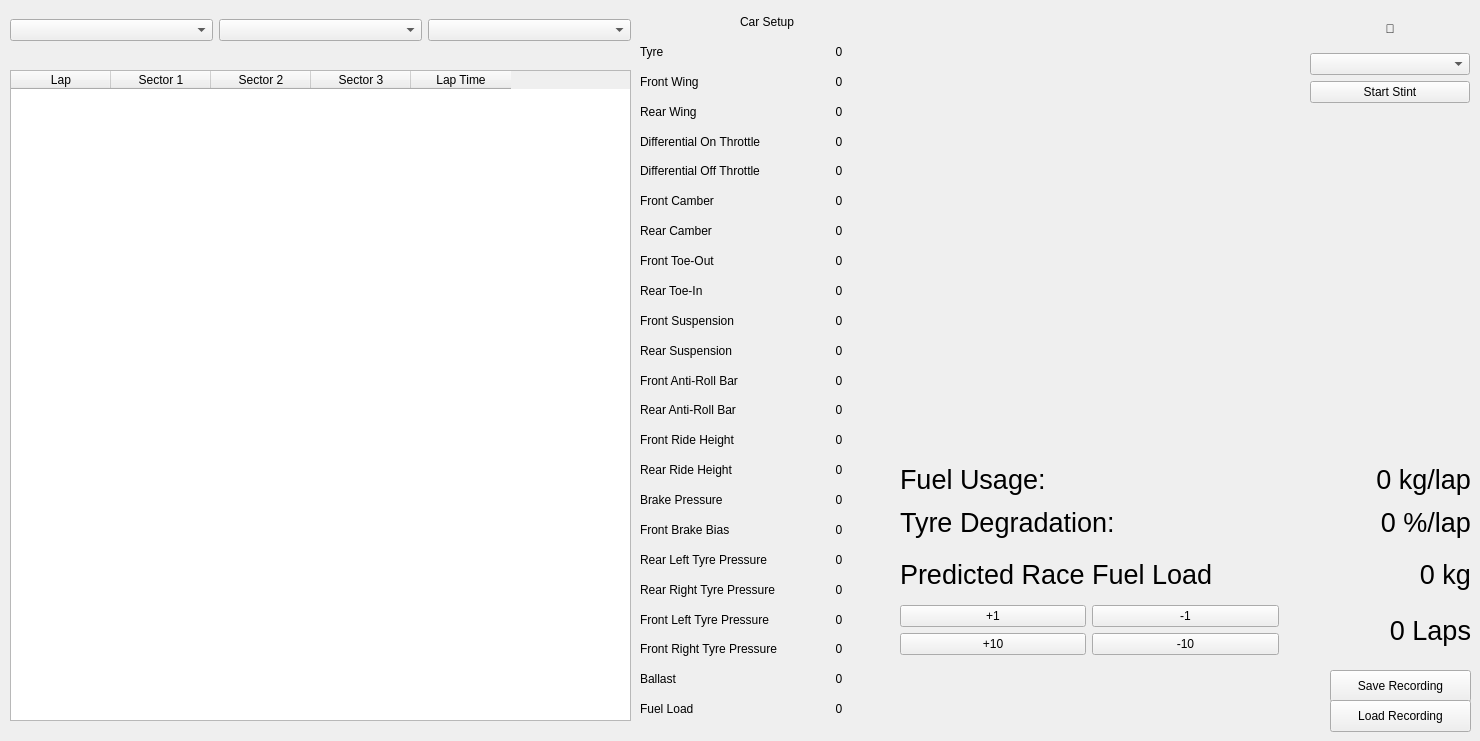
    <widget class="QWidget" name="lapRecordingTab">
     <attribute name="title">
      <string>Lap Recording</string>
     </attribute>
     <widget class="QTableWidget" name="tblRecordedLaps">
      <property name="geometry">
       <rect>
        <x>10</x>
        <y>70</y>
        <width>621</width>
        <height>651</height>
       </rect>
      </property>
      <attribute name="horizontalHeaderVisible">
       <bool>true</bool>
      </attribute>
      <attribute name="verticalHeaderVisible">
       <bool>false</bool>
      </attribute>
      <column>
       <property name="text">
        <string>Lap</string>
       </property>
      </column>
      <column>
       <property name="text">
        <string>Sector 1</string>
       </property>
      </column>
      <column>
       <property name="text">
        <string>Sector 2</string>
       </property>
      </column>
      <column>
       <property name="text">
        <string>Sector 3</string>
       </property>
      </column>
      <column>
       <property name="text">
        <string>Lap Time</string>
       </property>
      </column>
     </widget>
     <widget class="QPushButton" name="btnSaveRecording">
      <property name="geometry">
       <rect>
        <x>1330</x>
        <y>670</y>
        <width>141</width>
        <height>32</height>
       </rect>
      </property>
      <property name="text">
       <string>Save Recording</string>
      </property>
     </widget>
     <widget class="QPushButton" name="btnLoadRecording">
      <property name="geometry">
       <rect>
        <x>1330</x>
        <y>700</y>
        <width>141</width>
        <height>32</height>
       </rect>
      </property>
      <property name="text">
       <string>Load Recording</string>
      </property>
     </widget>
     <widget class="QWidget" name="gridLayoutWidget_5">
      <property name="geometry">
       <rect>
        <x>640</x>
        <y>10</y>
        <width>254</width>
        <height>711</height>
       </rect>
      </property>
      <layout class="QGridLayout" name="gridLayout_5">
       <item row="20" column="1">
        <widget class="QLabel" name="lblSetupFrontLeftTyrePressure">
         <property name="text">
          <string>0</string>
         </property>
         <property name="alignment">
          <set>Qt::AlignCenter</set>
         </property>
        </widget>
       </item>
       <item row="5" column="0">
        <widget class="QLabel" name="lblSetupDifferentialOffThrottleTitle">
         <property name="text">
          <string>Differential Off Throttle</string>
         </property>
        </widget>
       </item>
       <item row="22" column="0">
        <widget class="QLabel" name="lblSetupBallastTitle">
         <property name="text">
          <string>Ballast</string>
         </property>
        </widget>
       </item>
       <item row="2" column="1">
        <widget class="QLabel" name="lblSetupFrontWing">
         <property name="text">
          <string>0</string>
         </property>
         <property name="alignment">
          <set>Qt::AlignCenter</set>
         </property>
        </widget>
       </item>
       <item row="3" column="0">
        <widget class="QLabel" name="lblSetupRearWingTitle">
         <property name="text">
          <string>Rear Wing</string>
         </property>
        </widget>
       </item>
       <item row="14" column="1">
        <widget class="QLabel" name="lblSetupFrontRideHeight">
         <property name="text">
          <string>0</string>
         </property>
         <property name="alignment">
          <set>Qt::AlignCenter</set>
         </property>
        </widget>
       </item>
       <item row="22" column="1">
        <widget class="QLabel" name="lblSetupBallast">
         <property name="text">
          <string>0</string>
         </property>
         <property name="alignment">
          <set>Qt::AlignCenter</set>
         </property>
        </widget>
       </item>
       <item row="18" column="1">
        <widget class="QLabel" name="lblSetupRearLeftTyrePressure">
         <property name="text">
          <string>0</string>
         </property>
         <property name="alignment">
          <set>Qt::AlignCenter</set>
         </property>
        </widget>
       </item>
       <item row="2" column="0">
        <widget class="QLabel" name="lblSetupFrontWingTitle">
         <property name="text">
          <string>Front Wing</string>
         </property>
        </widget>
       </item>
       <item row="10" column="0">
        <widget class="QLabel" name="lblSetupFrontSuspensionTitle">
         <property name="text">
          <string>Front Suspension</string>
         </property>
        </widget>
       </item>
       <item row="5" column="1">
        <widget class="QLabel" name="lblSetupDifferentialOffThrottle">
         <property name="text">
          <string>0</string>
         </property>
         <property name="alignment">
          <set>Qt::AlignCenter</set>
         </property>
        </widget>
       </item>
       <item row="9" column="0">
        <widget class="QLabel" name="lblSetupRearToeTitle">
         <property name="text">
          <string>Rear Toe-In</string>
         </property>
        </widget>
       </item>
       <item row="15" column="1">
        <widget class="QLabel" name="lblSetupRearRideHeight">
         <property name="text">
          <string>0</string>
         </property>
         <property name="alignment">
          <set>Qt::AlignCenter</set>
         </property>
        </widget>
       </item>
       <item row="12" column="1">
        <widget class="QLabel" name="lblSetupFrontAntiRollBar">
         <property name="text">
          <string>0</string>
         </property>
         <property name="alignment">
          <set>Qt::AlignCenter</set>
         </property>
        </widget>
       </item>
       <item row="17" column="1">
        <widget class="QLabel" name="lblSetupBrakeBias">
         <property name="text">
          <string>0</string>
         </property>
         <property name="alignment">
          <set>Qt::AlignCenter</set>
         </property>
        </widget>
       </item>
       <item row="4" column="0">
        <widget class="QLabel" name="lblSetupDifferentialOnThrottleTitle">
         <property name="text">
          <string>Differential On Throttle</string>
         </property>
        </widget>
       </item>
       <item row="16" column="1">
        <widget class="QLabel" name="lblSetupBrakePressure">
         <property name="text">
          <string>0</string>
         </property>
         <property name="alignment">
          <set>Qt::AlignCenter</set>
         </property>
        </widget>
       </item>
       <item row="4" column="1">
        <widget class="QLabel" name="lblSetupDifferentialOnThrottle">
         <property name="text">
          <string>0</string>
         </property>
         <property name="alignment">
          <set>Qt::AlignCenter</set>
         </property>
        </widget>
       </item>
       <item row="20" column="0">
        <widget class="QLabel" name="lblSetupFrontLeftTyrePressureTitle">
         <property name="text">
          <string>Front Left Tyre Pressure</string>
         </property>
        </widget>
       </item>
       <item row="0" column="0" colspan="2">
        <widget class="QLabel" name="lblCarStatusTitle">
         <property name="text">
          <string>Car Setup</string>
         </property>
         <property name="alignment">
          <set>Qt::AlignCenter</set>
         </property>
        </widget>
       </item>
       <item row="7" column="1">
        <widget class="QLabel" name="lblSetupRearCamber">
         <property name="text">
          <string>0</string>
         </property>
         <property name="alignment">
          <set>Qt::AlignCenter</set>
         </property>
        </widget>
       </item>
       <item row="14" column="0">
        <widget class="QLabel" name="lblSetupFrontRideHeightTitle">
         <property name="text">
          <string>Front Ride Height</string>
         </property>
        </widget>
       </item>
       <item row="19" column="0">
        <widget class="QLabel" name="lblSetupRearRightTyrePressureTitle">
         <property name="text">
          <string>Rear Right Tyre Pressure</string>
         </property>
        </widget>
       </item>
       <item row="13" column="1">
        <widget class="QLabel" name="lblSetupRearAntiRollBar">
         <property name="text">
          <string>0</string>
         </property>
         <property name="alignment">
          <set>Qt::AlignCenter</set>
         </property>
        </widget>
       </item>
       <item row="18" column="0">
        <widget class="QLabel" name="lblSetupRearLeftTyrePressureTitle">
         <property name="text">
          <string>Rear Left Tyre Pressure</string>
         </property>
        </widget>
       </item>
       <item row="15" column="0">
        <widget class="QLabel" name="lblSetupRearRideHeightTitle">
         <property name="text">
          <string>Rear Ride Height</string>
         </property>
        </widget>
       </item>
       <item row="10" column="1">
        <widget class="QLabel" name="lblSetupFrontSuspension">
         <property name="text">
          <string>0</string>
         </property>
         <property name="alignment">
          <set>Qt::AlignCenter</set>
         </property>
        </widget>
       </item>
       <item row="13" column="0">
        <widget class="QLabel" name="lblSetupRearAntiRollBarTitle">
         <property name="text">
          <string>Rear Anti-Roll Bar</string>
         </property>
        </widget>
       </item>
       <item row="8" column="0">
        <widget class="QLabel" name="lblSetupFrontToeTitle">
         <property name="text">
          <string>Front Toe-Out</string>
         </property>
        </widget>
       </item>
       <item row="6" column="1">
        <widget class="QLabel" name="lblSetupFrontCamber">
         <property name="text">
          <string>0</string>
         </property>
         <property name="alignment">
          <set>Qt::AlignCenter</set>
         </property>
        </widget>
       </item>
       <item row="7" column="0">
        <widget class="QLabel" name="lblSetupRearCamberTitle">
         <property name="text">
          <string>Rear Camber</string>
         </property>
        </widget>
       </item>
       <item row="23" column="0">
        <widget class="QLabel" name="lblSetupFuelLoadTitle">
         <property name="text">
          <string>Fuel Load</string>
         </property>
        </widget>
       </item>
       <item row="17" column="0">
        <widget class="QLabel" name="lblSetupBrakeBiasTitle">
         <property name="text">
          <string>Front Brake Bias</string>
         </property>
        </widget>
       </item>
       <item row="21" column="1">
        <widget class="QLabel" name="lblSetupFrontRightTyrePressure">
         <property name="text">
          <string>0</string>
         </property>
         <property name="alignment">
          <set>Qt::AlignCenter</set>
         </property>
        </widget>
       </item>
       <item row="23" column="1">
        <widget class="QLabel" name="lblSetupFuelLoad">
         <property name="text">
          <string>0</string>
         </property>
         <property name="alignment">
          <set>Qt::AlignCenter</set>
         </property>
        </widget>
       </item>
       <item row="16" column="0">
        <widget class="QLabel" name="lblSetupBrakePressureTitle">
         <property name="text">
          <string>Brake Pressure</string>
         </property>
        </widget>
       </item>
       <item row="19" column="1">
        <widget class="QLabel" name="lblSetupRearRightTyrePressure">
         <property name="text">
          <string>0</string>
         </property>
         <property name="alignment">
          <set>Qt::AlignCenter</set>
         </property>
        </widget>
       </item>
       <item row="9" column="1">
        <widget class="QLabel" name="lblSetupRearToe">
         <property name="text">
          <string>0</string>
         </property>
         <property name="alignment">
          <set>Qt::AlignCenter</set>
         </property>
        </widget>
       </item>
       <item row="11" column="0">
        <widget class="QLabel" name="lblSetupRearSuspensionTitle">
         <property name="text">
          <string>Rear Suspension</string>
         </property>
        </widget>
       </item>
       <item row="3" column="1">
        <widget class="QLabel" name="lblSetupRearWing">
         <property name="text">
          <string>0</string>
         </property>
         <property name="alignment">
          <set>Qt::AlignCenter</set>
         </property>
        </widget>
       </item>
       <item row="8" column="1">
        <widget class="QLabel" name="lblSetupFrontToe">
         <property name="text">
          <string>0</string>
         </property>
         <property name="alignment">
          <set>Qt::AlignCenter</set>
         </property>
        </widget>
       </item>
       <item row="11" column="1">
        <widget class="QLabel" name="lblSetupRearSuspension">
         <property name="text">
          <string>0</string>
         </property>
         <property name="alignment">
          <set>Qt::AlignCenter</set>
         </property>
        </widget>
       </item>
       <item row="12" column="0">
        <widget class="QLabel" name="lblSetupFrontAntiRollBarTitle">
         <property name="text">
          <string>Front Anti-Roll Bar</string>
         </property>
        </widget>
       </item>
       <item row="21" column="0">
        <widget class="QLabel" name="lblSetupFrontRightTyrePressureTitle">
         <property name="text">
          <string>Front Right Tyre Pressure</string>
         </property>
        </widget>
       </item>
       <item row="6" column="0">
        <widget class="QLabel" name="lblSetupFrontCamberTitle">
         <property name="text">
          <string>Front Camber</string>
         </property>
        </widget>
       </item>
       <item row="1" column="0">
        <widget class="QLabel" name="lblSetupTyreTitle">
         <property name="text">
          <string>Tyre</string>
         </property>
        </widget>
       </item>
       <item row="1" column="1">
        <widget class="QLabel" name="lblSetupTyre">
         <property name="text">
          <string>0</string>
         </property>
         <property name="alignment">
          <set>Qt::AlignCenter</set>
         </property>
        </widget>
       </item>
      </layout>
     </widget>
     <widget class="QWidget" name="verticalLayoutWidget_6">
      <property name="geometry">
       <rect>
        <x>1310</x>
        <y>10</y>
        <width>160</width>
        <height>93</height>
       </rect>
      </property>
      <layout class="QVBoxLayout" name="verticalLayout_7">
       <item>
        <widget class="QLabel" name="lblStintStatus">
         <property name="text">
          <string>🔴</string>
         </property>
         <property name="alignment">
          <set>Qt::AlignCenter</set>
         </property>
        </widget>
       </item>
       <item>
        <widget class="QComboBox" name="ddSelectStint">
         <property name="sizePolicy">
          <sizepolicy hsizetype="Preferred" vsizetype="Fixed">
           <horstretch>0</horstretch>
           <verstretch>0</verstretch>
          </sizepolicy>
         </property>
         <property name="minimumSize">
          <size>
           <width>150</width>
           <height>0</height>
          </size>
         </property>
        </widget>
       </item>
       <item>
        <widget class="QPushButton" name="btnStartStint">
         <property name="text">
          <string>Start Stint</string>
         </property>
        </widget>
       </item>
      </layout>
     </widget>
     <widget class="QWidget" name="horizontalLayoutWidget_24">
      <property name="geometry">
       <rect>
        <x>10</x>
        <y>10</y>
        <width>621</width>
        <height>41</height>
       </rect>
      </property>
      <layout class="QHBoxLayout" name="horizontalLayout_25">
       <item>
        <widget class="QComboBox" name="ddSelectLoadedSession">
         <property name="sizePolicy">
          <sizepolicy hsizetype="Preferred" vsizetype="Fixed">
           <horstretch>0</horstretch>
           <verstretch>0</verstretch>
          </sizepolicy>
         </property>
         <property name="minimumSize">
          <size>
           <width>150</width>
           <height>0</height>
          </size>
         </property>
        </widget>
       </item>
       <item>
        <widget class="QComboBox" name="ddSelectLoadedStintType">
         <property name="sizePolicy">
          <sizepolicy hsizetype="Preferred" vsizetype="Fixed">
           <horstretch>0</horstretch>
           <verstretch>0</verstretch>
          </sizepolicy>
         </property>
         <property name="minimumSize">
          <size>
           <width>150</width>
           <height>0</height>
          </size>
         </property>
        </widget>
       </item>
       <item>
        <widget class="QComboBox" name="ddSelectLoadedStintNumber">
         <property name="sizePolicy">
          <sizepolicy hsizetype="Preferred" vsizetype="Fixed">
           <horstretch>0</horstretch>
           <verstretch>0</verstretch>
          </sizepolicy>
         </property>
         <property name="minimumSize">
          <size>
           <width>150</width>
           <height>0</height>
          </size>
         </property>
        </widget>
       </item>
      </layout>
     </widget>
     <widget class="QWidget" name="verticalLayoutWidget_7">
      <property name="geometry">
       <rect>
        <x>899</x>
        <y>119</y>
        <width>571</width>
        <height>331</height>
       </rect>
      </property>
      <layout class="QVBoxLayout" name="verticalLayout_11">
       <item>
        <widget class="QCustomPlot" name="pltFuelUsage" native="true"/>
       </item>
       <item>
        <widget class="QCustomPlot" name="pltTyreDegradation" native="true"/>
       </item>
      </layout>
     </widget>
     <widget class="QWidget" name="gridLayoutWidget_4">
      <property name="geometry">
       <rect>
        <x>900</x>
        <y>460</y>
        <width>571</width>
        <height>81</height>
       </rect>
      </property>
      <layout class="QGridLayout" name="gridLayout_4">
       <item row="0" column="0">
        <widget class="QLabel" name="lblFuelUsagePerLapTitle">
         <property name="font">
          <font>
           <pointsize>20</pointsize>
          </font>
         </property>
         <property name="text">
          <string>Fuel Usage:</string>
         </property>
        </widget>
       </item>
       <item row="0" column="1">
        <widget class="QLabel" name="lblFuelUsagePerLap">
         <property name="font">
          <font>
           <pointsize>20</pointsize>
          </font>
         </property>
         <property name="text">
          <string>0 kg/lap</string>
         </property>
         <property name="alignment">
          <set>Qt::AlignRight|Qt::AlignTrailing|Qt::AlignVCenter</set>
         </property>
        </widget>
       </item>
       <item row="1" column="0">
        <widget class="QLabel" name="lblTyreDegradationPerLapTitle">
         <property name="font">
          <font>
           <pointsize>20</pointsize>
          </font>
         </property>
         <property name="text">
          <string>Tyre Degradation:</string>
         </property>
        </widget>
       </item>
       <item row="1" column="1">
        <widget class="QLabel" name="lblTyreDegradationPerLap">
         <property name="font">
          <font>
           <pointsize>20</pointsize>
          </font>
         </property>
         <property name="text">
          <string>0 %/lap</string>
         </property>
         <property name="alignment">
          <set>Qt::AlignRight|Qt::AlignTrailing|Qt::AlignVCenter</set>
         </property>
        </widget>
       </item>
      </layout>
     </widget>
     <widget class="QWidget" name="gridLayoutWidget_6">
      <property name="geometry">
       <rect>
        <x>900</x>
        <y>550</y>
        <width>571</width>
        <height>105</height>
       </rect>
      </property>
      <layout class="QGridLayout" name="gridLayout_6">
       <item row="0" column="2">
        <widget class="QLabel" name="lblPredictedFuel">
         <property name="font">
          <font>
           <pointsize>20</pointsize>
          </font>
         </property>
         <property name="text">
          <string>0 kg</string>
         </property>
         <property name="alignment">
          <set>Qt::AlignRight|Qt::AlignTrailing|Qt::AlignVCenter</set>
         </property>
        </widget>
       </item>
       <item row="1" column="0">
        <widget class="QPushButton" name="btnPredictedLapsPlus1">
         <property name="text">
          <string>+1</string>
         </property>
        </widget>
       </item>
       <item row="0" column="0" colspan="2">
        <widget class="QLabel" name="lblPredictedFuelTitle">
         <property name="font">
          <font>
           <pointsize>20</pointsize>
          </font>
         </property>
         <property name="text">
          <string>Predicted Race Fuel Load</string>
         </property>
        </widget>
       </item>
       <item row="1" column="1">
        <widget class="QPushButton" name="btnPredictedLapsMinus1">
         <property name="text">
          <string>-1</string>
         </property>
        </widget>
       </item>
       <item row="2" column="0">
        <widget class="QPushButton" name="btnPredictedLapsPlus10">
         <property name="text">
          <string>+10</string>
         </property>
        </widget>
       </item>
       <item row="2" column="1">
        <widget class="QPushButton" name="btnPredictedLapsMinus10">
         <property name="text">
          <string>-10</string>
         </property>
        </widget>
       </item>
       <item row="1" column="2" rowspan="2">
        <widget class="QLabel" name="lblPredictedTotalLaps">
         <property name="font">
          <font>
           <pointsize>20</pointsize>
          </font>
         </property>
         <property name="text">
          <string>0 Laps</string>
         </property>
         <property name="alignment">
          <set>Qt::AlignRight|Qt::AlignTrailing|Qt::AlignVCenter</set>
         </property>
        </widget>
       </item>
      </layout>
     </widget>
    </widget>
